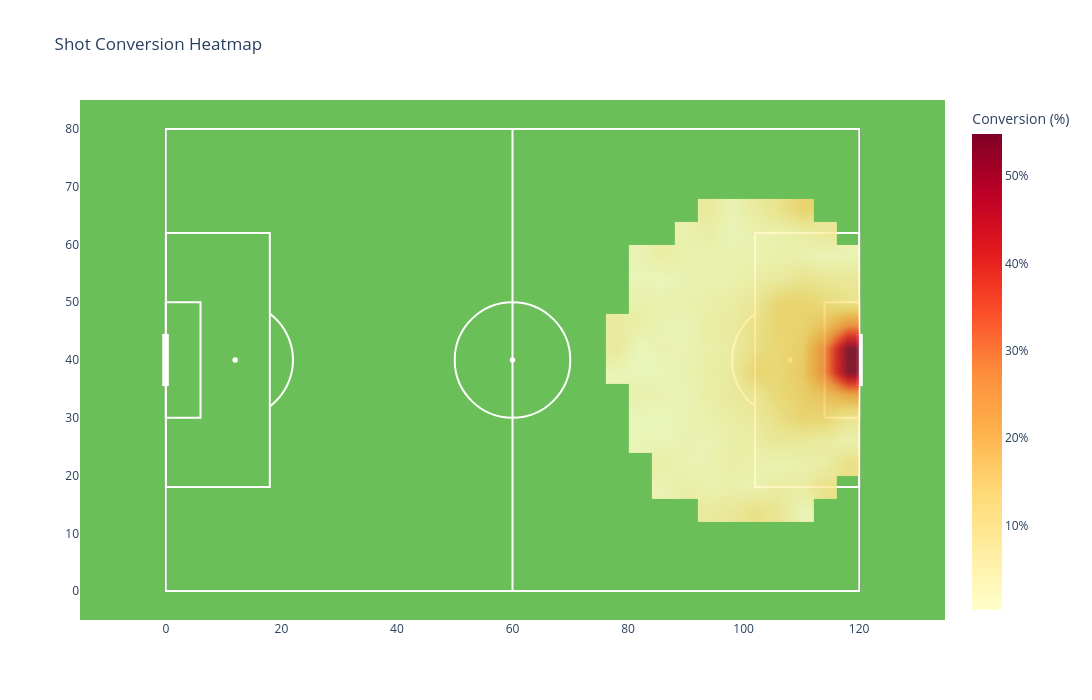

Source (notebook cell):
### Code cell
reload(visuals)
visuals.plot_shot_conversion_heatmap(df_nopens[['x1', 'y1', 'outcome']], min_shots=20)
